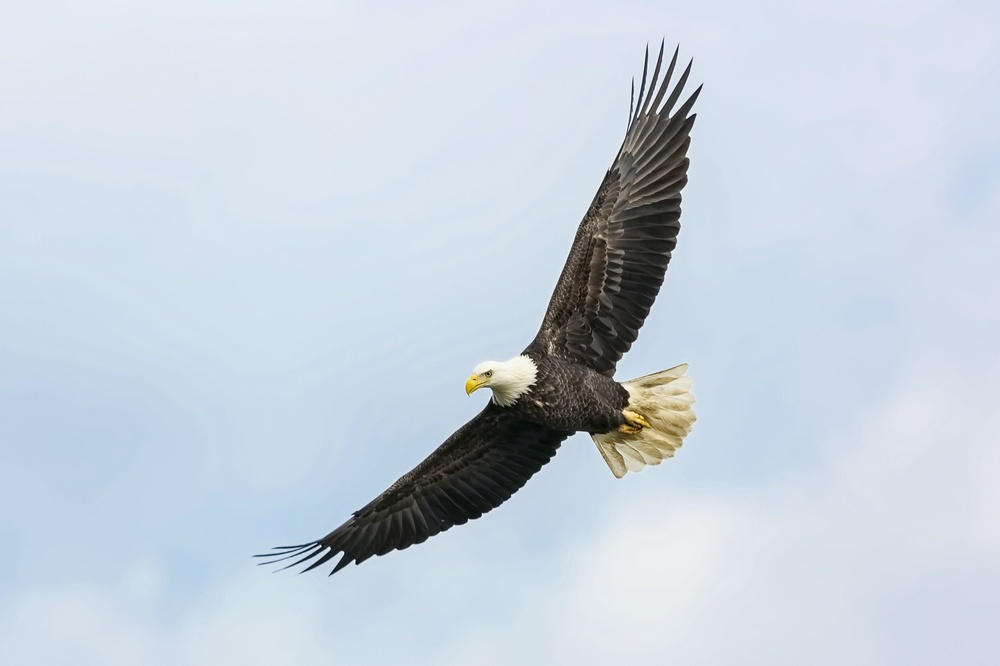
//> input picture eagle.jpg, 1000 x 666 px, shrunk from 2500 x 1666 before the run
$ ./high_pass_filter 3 eagle.jpg   (built with g++ and OpenCV 4)
//> lines starting //> are read from the running program, lines starting //| are printed output that depends on the picture
//
// Created by mladmin on 12/21/24.
//
#include <opencv2/opencv.hpp>
#include <iostream>
#include <vector>
#include <cmath>
#include <omp.h>

using namespace std;
using namespace cv;

// Function to generate a high-pass filter matrix dynamically
vector<vector<int>> generateHighPassFilter(int size)
{
    int centerValue = size * size - 1;
    vector<vector<int>> kernel(size, vector<int>(size, -1));
    kernel[size / 2][size / 2] = centerValue;
    return kernel;
}

// Function to apply the kernel on a specific pixel
double applyKernel(const Mat &image, const vector<vector<int>> &kernel, int x, int y)
{
    int kernelSize = kernel.size();
    int half = kernelSize / 2;
    double sum = 0.0;

    for (int i = -half; i <= half; ++i)
    {
        for (int j = -half; j <= half; ++j)
        {
            int row = min(max(x + i, 0), image.rows - 1);
            int col = min(max(y + j, 0), image.cols - 1);
            sum += image.at<uchar>(row, col) * kernel[i + half][j + half];
        }
    }

    return sum;
}

int main(int argc, char *argv[])
{
    if (argc != 3)
    {
        cerr << "Usage: " << argv[0] << " <FILTER_SIZE> <IMAGE_PATH>" << endl;
        return -1;
    }

    int FILTER_SIZE = atoi(argv[1]);
    if (FILTER_SIZE % 2 == 0 || FILTER_SIZE < 1)
    {
        cerr << "Error: FILTER_SIZE must be an odd positive integer." << endl;
        return -1;
    }

    const char *imagePath = argv[2];
    Mat image = imread(imagePath, IMREAD_GRAYSCALE);
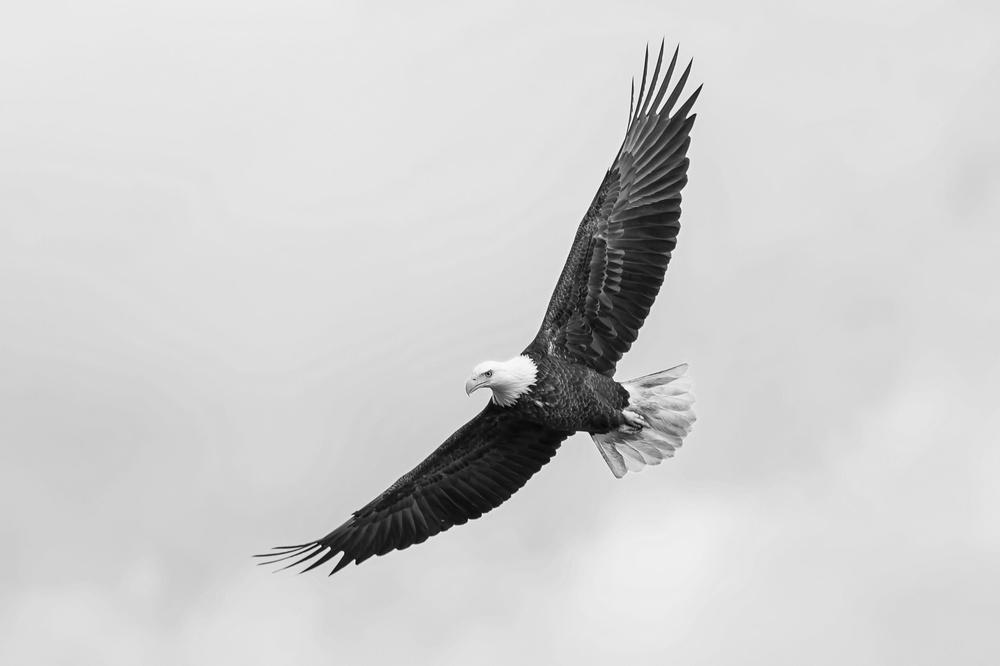
//> image: 666 rows x 1000 cols, CV_8UC1; min 2, max 255, mean 207.6

    if (image.empty())
    {
        cerr << "Error: Image cannot be loaded from path: " << imagePath << endl;
        return -1;
    }

    int rows = image.rows;
//> rows = 666
    int cols = image.cols;
//> cols = 1000

    cout << "Image Loaded: " << rows << "x" << cols << endl;
//| Image Loaded: 666x1000

    // Generate the high-pass filter kernel dynamically
    vector<vector<int>> kernel = generateHighPassFilter(FILTER_SIZE);

    // Output image
    Mat output(rows, cols, CV_8UC1, Scalar(0));

    // Start timing
    double startTime = omp_get_wtime();

    // Apply the high-pass filter using OpenMP
    #pragma omp parallel for schedule(dynamic)
    for (int i = 0; i < rows; ++i)
    {
        for (int j = 0; j < cols; ++j)
        {
            double newValue = applyKernel(image, kernel, i, j);
            output.at<uchar>(i, j) = saturate_cast<uchar>(newValue);
        }
    }
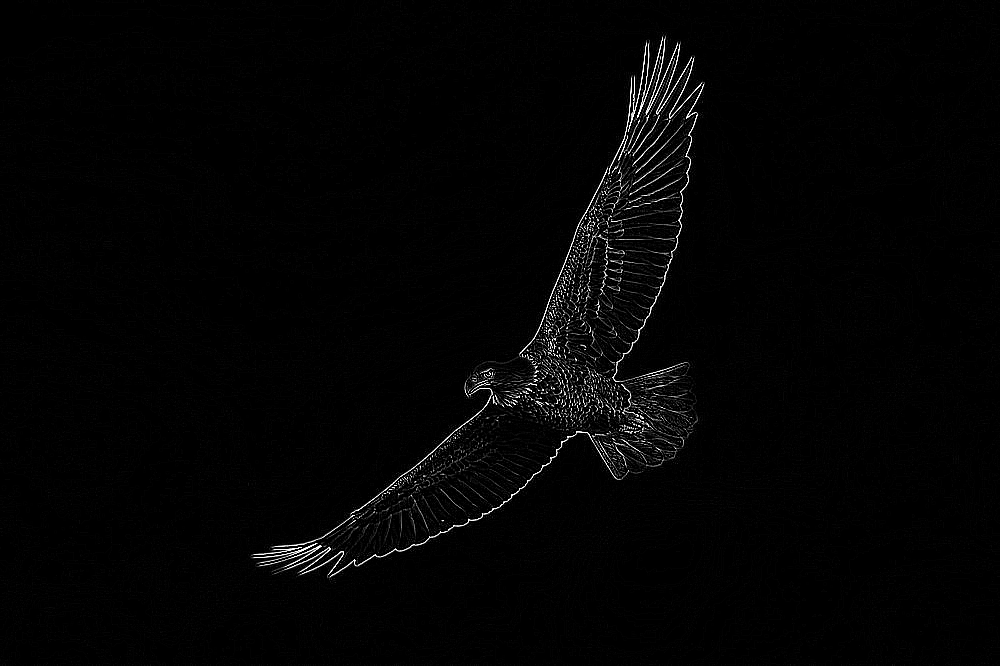
//> output: 666 rows x 1000 cols, CV_8UC1; min 0, max 255, mean 3.9

    // End timing
    double endTime = omp_get_wtime();
    cout << "Processing Time: " << (endTime - startTime) << " seconds" << endl;

    // Save the output image
    imwrite("output.png", output);
    cout << "Filtered image saved as output.png" << endl;

    return 0;
}
